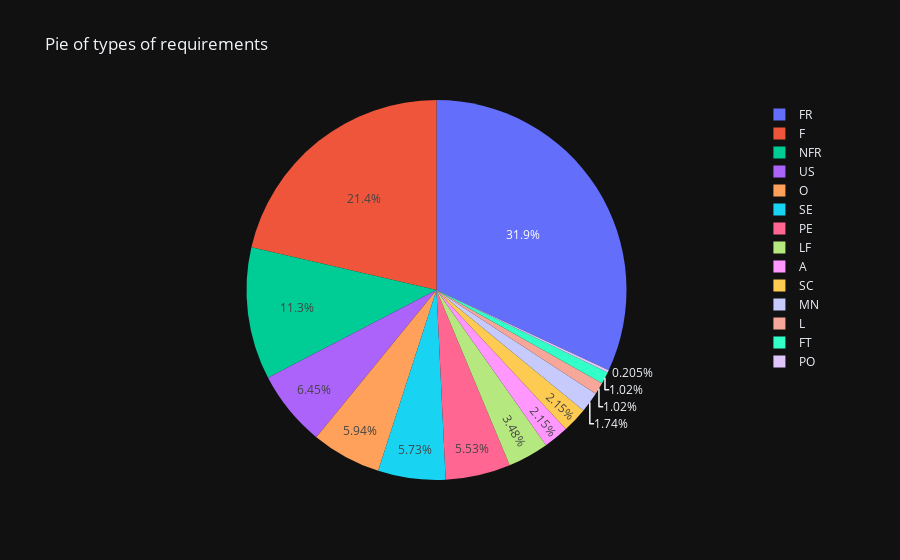

Write notebook code for a chart like this one.
### Code cell
import plotly.express as px

# draw a pie chart of the different sentiments of the posts
fig = px.pie(df, names='Type', title ='Pie of types of requirements')
fig.show()

### Figure 1 — Plotly figure (JSON) as saved in the notebook; plotly's stock layout.template omitted (floating-point values rounded to 4 significant figures; data arrays with more than 128 entries replaced by an {"elided": "..."} marker saying what was removed)
{"data": [{"domain": {"x": [0.0, 1.0], "y": [0.0, 1.0]}, "hovertemplate": "Type=%{label}<extra></extra>", "labels": {"elided": "977 str values"}, "legendgroup": "", "name": "", "showlegend": true, "type": "pie"}], "layout": {"legend": {"tracegroupgap": 0}, "title": {"text": "Pie of types of requirements"}}}
